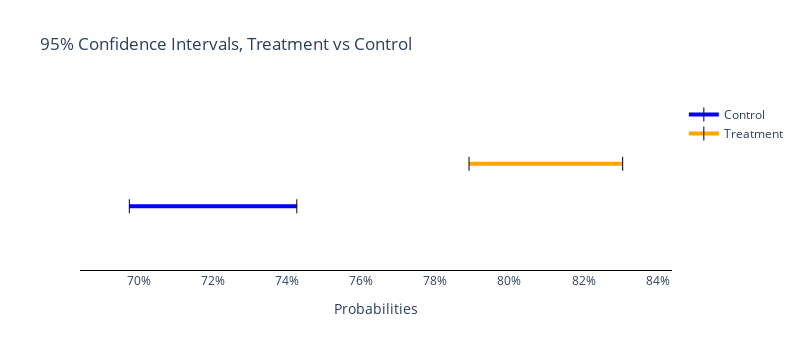

The notebook cell this image was saved under:
### Markdown cell above
#### Cluster 3: High Income. Over 41 years old (late career and retired).
- Definitely a significant difference between response rates to discount vs BOGO.
- BOGO response rate is approx 72%.
- Discount response rate is approx 79%.

**Verdict:** SBUX should target these users with discount to maximize response rate, but BOGO is also an option. Next step could be breaking this segment down to understand if subsegments respond differently.

### Code cell
figs[4]

### Figure 1 — Plotly figure (JSON) as saved in the notebook; plotly's stock layout.template omitted (floating-point values rounded to 4 significant figures)
{"data": [{"line": {"color": "blue", "width": 4}, "marker": {"color": "black", "size": 10, "symbol": "line-ns-open"}, "mode": "lines+markers", "name": "Control", "type": "scatter", "x": [0.6974, 0.7426], "y": [0.75, 0.75]}, {"line": {"color": "orange", "width": 4}, "marker": {"color": "black", "size": 10, "symbol": "line-ns-open"}, "mode": "lines+markers", "name": "Treatment", "type": "scatter", "x": [0.7891, 0.8305], "y": [1.25, 1.25]}], "layout": {"height": 350, "plot_bgcolor": "white", "title": {"text": "95% Confidence Intervals, Treatment vs Control"}, "width": 800, "xaxis": {"linecolor": "black", "range": [0.6841, 0.8439], "showgrid": false, "showline": true, "tickformat": ",.0%", "title": {"text": "Probabilities"}, "zeroline": false}, "yaxis": {"linecolor": "black", "range": [0, 2], "showgrid": false, "showline": true, "visible": false, "zeroline": false}}}
